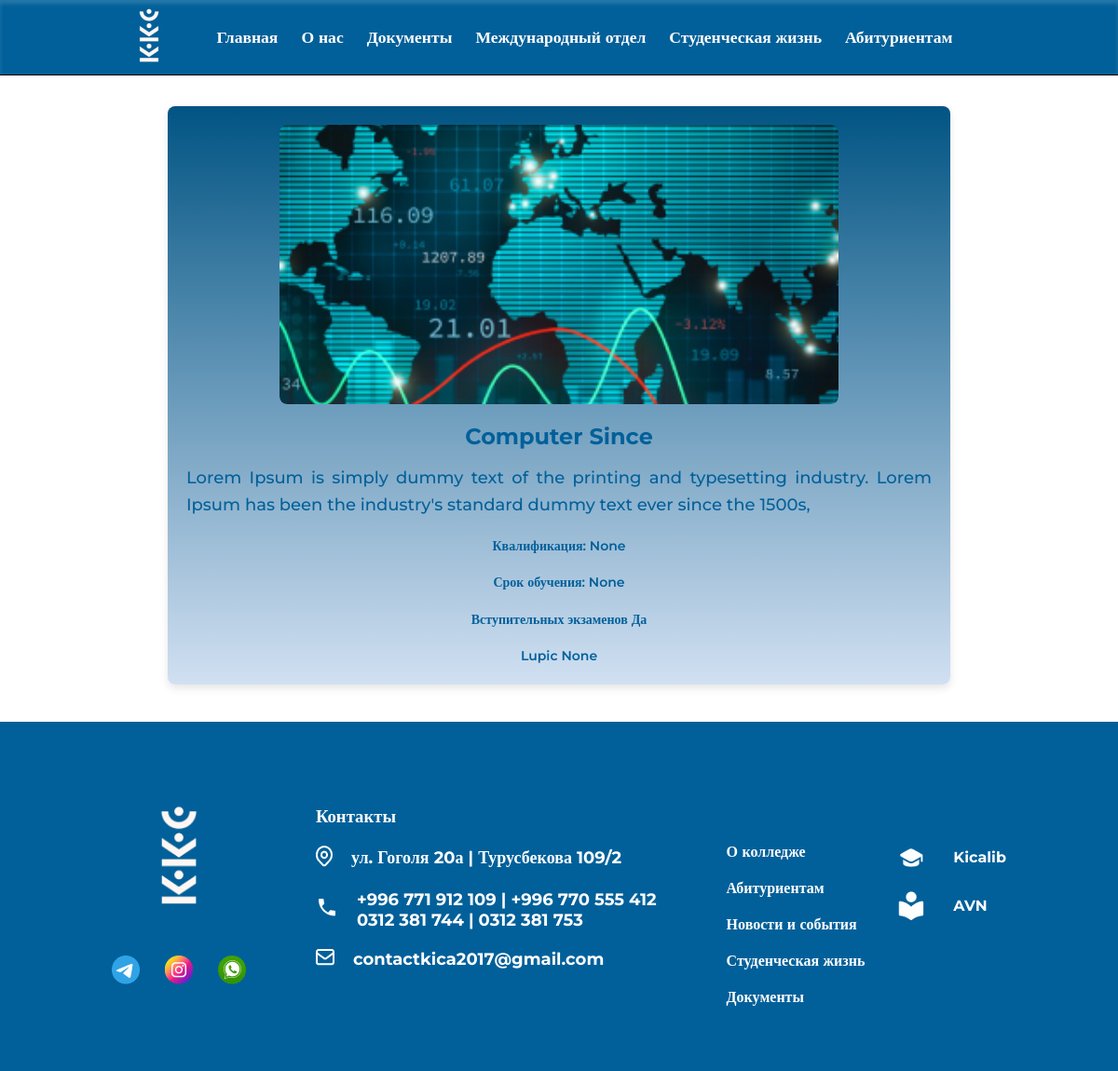
The page /it_detail/1/ on the database as committed earlier.
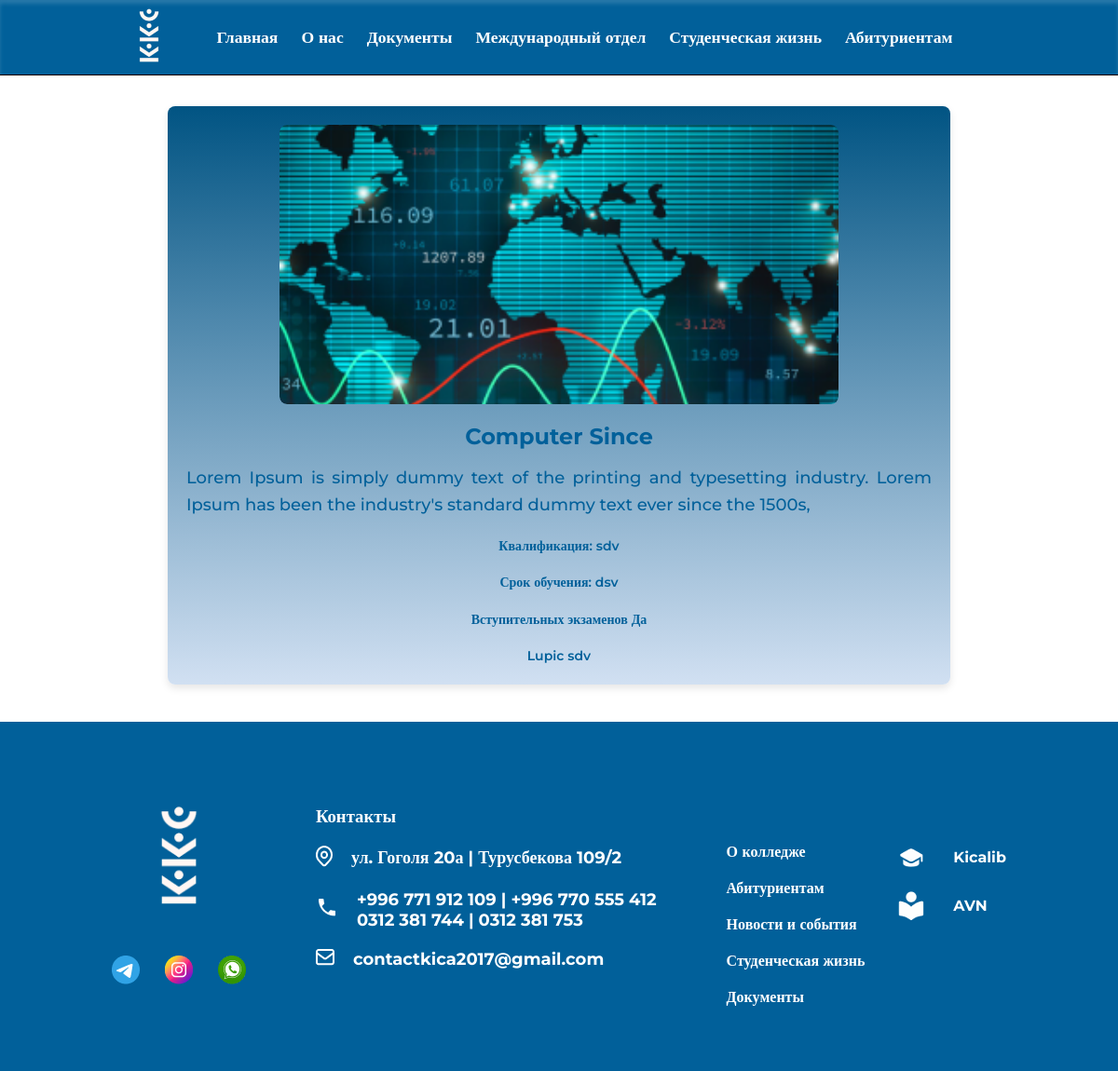
The same page on the database as committed later.
### main_page/models.py (models this page shows, shortened)
class ITCourses(models.Model):
    image = models.ImageField(
        upload_to="images/", null=True, verbose_name="Загрузите фото IT специальности"
    )
    course_name = models.CharField(
        max_length=100, null=True, verbose_name="Укажите название курса"
    )
    description = models.TextField(verbose_name="укажите описания к курсу", null=True)
    qualification = models.CharField(
        max_length=100, verbose_name="укажите квалификацию", null=True
    )
    year_study = models.CharField(
        max_length=100, verbose_name="укажите срок обучения", null=True
    )
    exam = models.CharField(
        max_length=100,
        verbose_name="есть ли вступительные экзамены",
        default='texfsdfsdfsdft',
        null=True,
    )
    lupic_ic = models.TextField(verbose_name='Укажите Lupic', null=True, blank=True)
    class Meta:
        verbose_name = "IT направление"
        verbose_name_plural = "IT направления"

class Contact(models.Model):
    street = models.CharField(max_length=100, verbose_name="Укажите улицу")
    number_1 = models.CharField(max_length=100, verbose_name="Укажите номер телефона 1")
    number_2 = models.CharField(
        max_length=100, verbose_name="Укажите номер телефона 2", blank=True
    )
    number_3 = models.CharField(
        max_length=100, verbose_name="Укажите номер телефона 3", blank=True
    )
    number_4 = models.CharField(
        max_length=100, verbose_name="Укажите номер телефона 4", blank=True
    )
    email = models.EmailField(verbose_name="Укажите EMAIL", default="@gmail.com")
    class Meta:
        verbose_name = "контакт"
        verbose_name_plural = "контакты"

### main_page/views.py (the view)
# urls.py: path("it_detail/<int:id>/", views.main_page_it_details, name="it_detail"),
def main_page_it_details(request, id):
    if request.method == "GET":
        course_it_id = get_object_or_404(models.ITCourses, id=id)
        context = {
            "course_it_id": course_it_id,
        }
        return render(request, template_name="index_detail_it.html", context=context)

### main_page/context_processors.py (called while the page is built)
def contact_processor(request):
    contact = Contact.objects.all()
    return {"contact": contact}

### templates/index_detail_it.html
{% load static %}
{% include 'header.html' %}
<link rel="stylesheet" href="{% static 'css/details.css' %}">
<br><br><br><br><br><br>
    <div class="container">
      <div class="image-section">
        <img src="{{ course_it_id.image.url }}" alt="Переводческое дело" />
      </div>
      <div class="text-section">
        <h1 class="header-title">{{ course_it_id.course_name }}</h1>
        <p class="body-info">
         {{ course_it_id.description }}
        </p>
        <p class="small-text">
          Квалификация: {{ course_it_id.qualification }}<br />
        </p>
         <p class="small-text">
          Срок обучения: {{ course_it_id.year_study }}<br />
        </p>
        <p class="foot-text">Вступительных экзаменов {{ course_it_id.exam }}</p>
        <p class="foot-text">Lupic {{ course_it_id.lupic_ic }}</p>
      </div>
    </div>
{% include 'footer.html' %}

### templates/header.html (shortened to what this page needs)
{% load static %}
<!DOCTYPE html>
<html lang="en">
<head>
    <link rel="stylesheet" href="{% static 'css/index.css' %}">
    <link rel="stylesheet" href="{% static 'css/header.css' %}">
</head>
<body>
<header>
    <div class="bcg_head" id="bcg_head">
    </div>
    <nav>
        <div class="logo">
            <a href="/"><img src="{% static 'image_kkc/logo_transparent_blue 1.png' %}" alt=""></a>
        </div>
        <div class="href">
            <a href="/" class="list_href">Главная</a>
            <a href="{% url 'about_us' %}" class="list_href">О нас</a>
            <a href="{% url 'documents' %}" class="list_href">Документы</a>
            <a href="{% url 'international_department' %}" class="list_href">Международный отдел</a>
            <a href="{% url 'stud_live_list' %}" class="list_href">Студенческая жизнь</a>
            <a href="{% url 'abituents_list' %}" class="list_href">Абитуриентам</a>
        </div>
    </nav>
</header>

### templates/footer.html (shortened to what this page needs)
{% load static %}
<footer>
    <div class="foot_cont">
        <div class="logo">
            <div class="log_cont">
                <img src="{% static 'image_kkc/logo_transparent_blue 2.png' %}" alt="">
            </div>
            <div class="soc_net">
                <a href="#">
                    <img src="{% static 'image_kkc/soc_net/3337190045231025 1.png' %}" alt="">
                </a>
                <a target="_blank" href="https://www.instagram.com/kkc_kica?utm_source=ig_web_button_share_sheet&igsh=ZDNlZDc0MzIxNw==">
                    <img src="{% static 'image_kkc/soc_net/image 15.png' %}" alt="">
                </a>
                <a target="_blank" href="https://wa.me/996771912109">
                    <img src="{% static 'image_kkc/soc_net/image 16.png' %}" alt="">
                </a>
            </div>
        </div>
        <div class="contacts">
            <h3 class="contact_title">Контакты</h3>
            {% if contact %}
                {% for item in contact %}
                    <div class="contact_item">
                        <span>
                            <img src="{% static 'image_kkc/icon/Icon_location.png' %}" alt="">
                        </span>
                        <a href="#">
                            <h3>{{ item.street }}</h3>
                        </a>
                    </div>
                    <div class="contact_item">
                        <span>
                            <img src="{% static 'image_kkc/icon/local_phone.png' %}" alt="">
                        </span>
                        <a href="#">
                            <h3>{{ item.number_1 }} | {{ item.number_2 }}<br>
                                {{ item.number_3 }} | {{ item.number_4 }}</h3>
                        </a>
                    </div>
                    <div class="contact_item">
                        <span>
                            <img src="{% static 'image_kkc/icon/Icon.png' %}" alt="">
                        </span>
                        <a href="#">
                            <h3>{{ item.email }}</h3>
                        </a>
                    </div>
                {% endfor %}
            {% endif %}
        </div>
        <div class="nav_footer">
            <h6><a href="{% url 'about_us' %}" class="link_nav">О колледже</a></h6>
            <h6><a href="#" class="link_nav">Абитуриентам</a></h6>
            <h6><a href="{% url 'news_list' %}" class="link_nav">Новости и события</a></h6>
            <h6><a href="#" class="link_nav">Студенческая жизнь</a></h6>
            <h6><a href="{% url 'documents' %}" class="link_nav">Документы</a></h6>
        </div>
        <div class="stud_tools">
            <div class="tool_1">
                <img src="{% static 'image_kkc/icon/kicalib.png' %}" alt="">
                <h6 class="footer_tool"><a class="tool_item" href="#">Kicalib</a></h6>
            </div>
            <div class="tool_1">
                <img src="{% static 'image_kkc/icon/avn.png' %}" alt="">
                <h6 class="footer_tool"><a class="tool_item" href="http://212.112.103.155:85/">AVN</a></h6>
            </div>
        </div>
    </div>
</footer>
</body>
</html>

### static/css/index.css (style rules this page uses)
* { padding: 0; margin: 0; text-decoration: none; }
body { font-family: Montserrat; font-weight: 400; top: 0px !important; }
header { width: 100%; height: 80px; z-index: 3; display: flex; justify-content: center; border-bottom: solid 1px black; position: fixed; top: 0; left: 0; }
.href { display: flex; align-items: center; gap: 25px; }
.list_href { color: #fff; font-weight: 600; font-size: 1.1rem; text-decoration: none !important; outline: none !important; }
nav { z-index: 4; width: 80%; display: flex; justify-content: space-between; align-items: center; }
.bcg_head { width: 100%; height: 80px; position: fixed; top: 0; left: 0; box-shadow: 0px 0px 68px 0px #FFFFFF0D inset; box-shadow: 0px 4px 4px 0px #FFFFFF26 inset; }
footer { width: 100%; height: auto; background-color: #01609A; display: flex; justify-content: center; margin-top: 40px; }
.foot_cont { width: 80%; padding-top: 70px; padding-bottom: 70px; display: flex; justify-content: space-between; flex-wrap: wrap; color: #fff !important; }
.log_cont img { width: 9rem; }
.soc_net { display: flex; justify-content: space-between; margin-top: 30px; }
.contacts { margin-top: 20px; margin-left: 40px; }
.contact_item { display: flex; align-items: center; gap: 20px; margin-top: 20px; }
.contact_item a { color: #fff; }
.nav_footer { display: block; margin-left: 40px; margin-top: 40px; }
.stud_tools { margin-top: 40px; }
a { color: #ffff; }
.nav_footer h6 { margin-top: 20px; color: white; font-size: 16px; font-weight: 600; }
.nav_footer h6 a { text-decoration: none; color: white; }
.contact_item a { text-decoration: none; }
.tool_1 a { text-decoration: none; color: white; }
.tool_1 { display: flex; align-items: center; gap: 30px; margin-top: 20px; }
.tool_item { font-size: 16px; }

### static/css/header.css (style rules this page uses)
.contact_item a h3 { font-size: 18px; }

### static/css/details.css (style rules this page uses)
header { background-color: #01609A !important; margin-bottom: 40px; }
.container { display: flex; flex-direction: column; align-items: center; max-width: 800px; margin: auto; background: linear-gradient(to bottom, #015483, #D1E0F2); padding: 20px; box-shadow: 0 4px 8px rgba(0, 0, 0, 0.1); border-radius: 8px; }
.image-section { width: 100%; max-width: 600px; height: 300px; border-radius: 8px; overflow: hidden; }
.image-section img { width: 100%; height: 100%; object-fit: cover; border-radius: 8px; }
.text-section { width: 100%; color: rgba(1, 96, 154, 1); padding-top: 20px; }
.header-title { font-size: 24px; color: rgba(1, 96, 154, 1); margin: 0 0 16px; font-weight: 700; text-align: center; }
.body-info { font-size: 18px; line-height: 1.6; margin: 0 0 12px; font-weight: 500; text-align: justify; }
.small-text, .foot-text { font-size: 14px; line-height: 1.4; color: rgba(1, 96, 154, 1); margin-top: 20px; font-weight: 600; text-align: center; }

Rows that differ between the two databases and show on the page:
changed ITCourses "Computer Since": qualification "None" → "sdv"; year_study "None" → "dsv"; lupic_ic "None" → "sdv"
